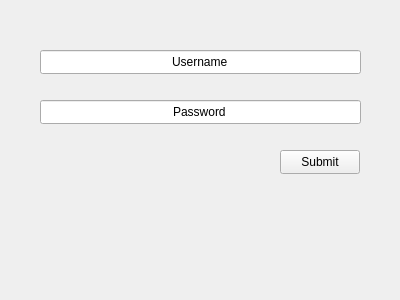
<?xml version="1.0" encoding="UTF-8"?>
<ui version="4.0">
 <class>Form</class>
 <widget class="QWidget" name="Form">
  <property name="geometry">
   <rect>
    <x>0</x>
    <y>0</y>
    <width>400</width>
    <height>300</height>
   </rect>
  </property>
  <property name="windowTitle">
   <string>Form</string>
  </property>
  <widget class="QLineEdit" name="lineEdit">
   <property name="geometry">
    <rect>
     <x>40</x>
     <y>50</y>
     <width>321</width>
     <height>24</height>
    </rect>
   </property>
   <property name="layoutDirection">
    <enum>Qt::LeftToRight</enum>
   </property>
   <property name="text">
    <string>Username</string>
   </property>
   <property name="alignment">
    <set>Qt::AlignCenter</set>
   </property>
  </widget>
  <widget class="QLineEdit" name="lineEdit_2">
   <property name="geometry">
    <rect>
     <x>40</x>
     <y>100</y>
     <width>321</width>
     <height>24</height>
    </rect>
   </property>
   <property name="text">
    <string>Password</string>
   </property>
   <property name="alignment">
    <set>Qt::AlignCenter</set>
   </property>
  </widget>
  <widget class="QPushButton" name="pushButton">
   <property name="geometry">
    <rect>
     <x>280</x>
     <y>150</y>
     <width>80</width>
     <height>24</height>
    </rect>
   </property>
   <property name="text">
    <string>Submit</string>
   </property>
  </widget>
 </widget>
 <resources/>
 <connections/>
</ui>
